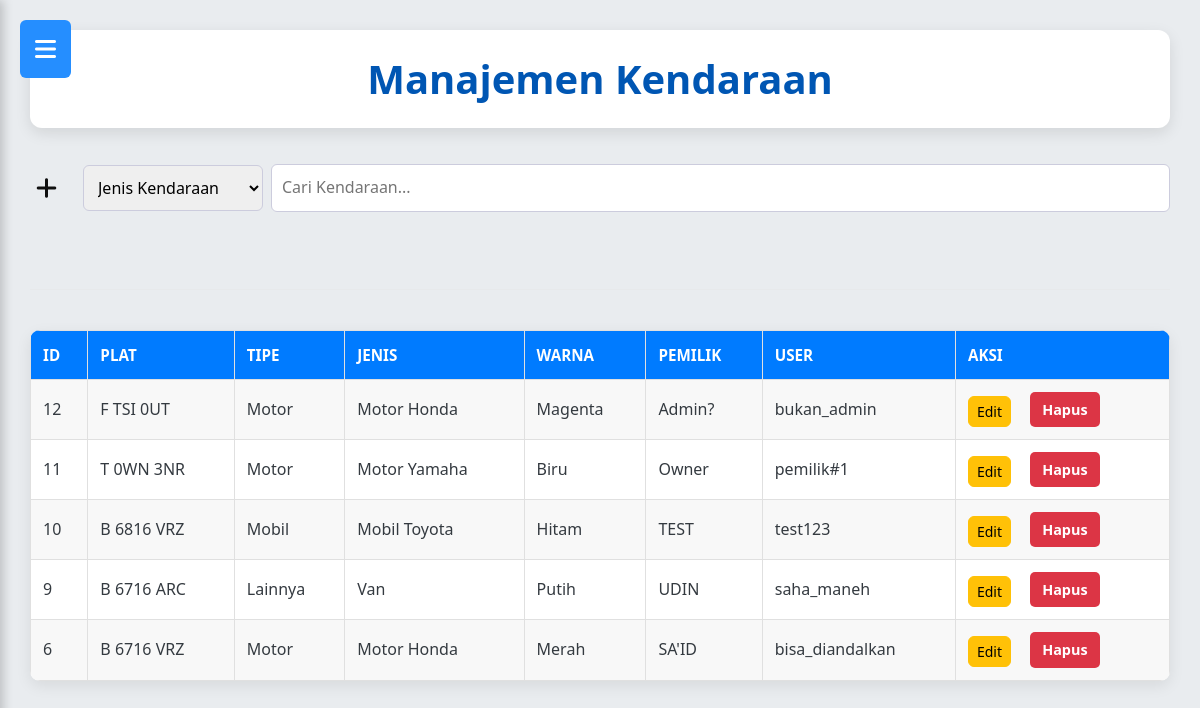
Page /daftar_kendaraan.php (signed in) on the earlier database version.
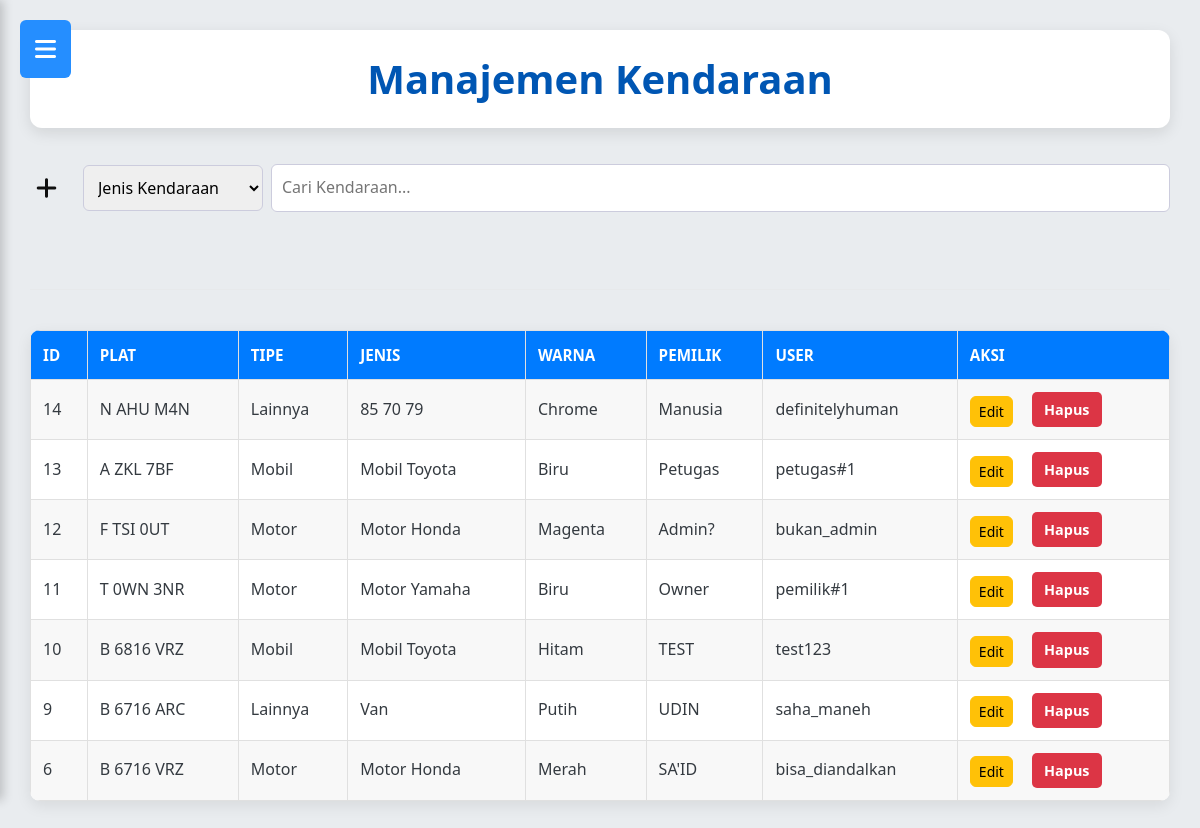
Same page on the later database version.
### tables this page shows
CREATE TABLE `tb_kendaraan` (
  `id_kendaraan` int(11) NOT NULL,
  `plat_nomor` varchar(15) NOT NULL,
  `tipe_kendaraan` enum('motor','mobil','lainnya') NOT NULL,
  `jenis_kendaraan` varchar(20) NOT NULL,
  `warna` varchar(20) NOT NULL,
  `pemilik` varchar(100) NOT NULL,
  `id_user` int(11) NOT NULL
);

CREATE TABLE `tb_user` (
  `id_user` int(11) NOT NULL,
  `nama_lengkap` varchar(50) NOT NULL,
  `username` varchar(50) NOT NULL,
  `password` varchar(100) NOT NULL,
  `role` enum('admin','petugas','owner') NOT NULL,
  `status_aktif` tinyint(1) NOT NULL
);

### daftar_kendaraan.php (the view, shortened to what this page needs)
<?php
include 'koneksi_parkir.php';
$data_kendaraan = $conn->query("
    SELECT k.*, u.username
    FROM tb_kendaraan k
    JOIN tb_user u ON k.id_user = u.id_user
    ORDER BY k.id_kendaraan DESC
");
?>
<!DOCTYPE html>
<html lang="id">
    <head>
        <link href="https://cdn.jsdelivr.net/npm/bootstrap@5.3.0/dist/css/bootstrap.min.css" rel="stylesheet">
        <link href="https://cdnjs.cloudflare.com/ajax/libs/font-awesome/6.4.2/css/all.min.css" rel="stylesheet">
        <link href="https://cdnjs.cloudflare.com/ajax/libs/font-awesome/6.4.0/css/all.min.css" rel="stylesheet">
        <link rel="stylesheet" href="https://cdnjs.cloudflare.com/ajax/libs/font-awesome/6.0.0-beta3/css/all.min.css">
        <link rel="stylesheet" href="desain_parkir.css">
    </head>
    <body>
    <main class="main-content">
        <header class="main-header"><h2>Manajemen Kendaraan</h2></header>
            <?php include 'sidebar_parkiran.php'; ?>
             <div class="toolbar-parkir">
                <button type="button" class="btn-icon" data-bs-toggle="modal" data-bs-target="#modalKendaraan">
                    <i class="fa-solid fa-plus"></i>
                </button>
                <div class="search-wrapper">
                    <select id="searchType">
                        <option value="jenis">Jenis Kendaraan</option>
                    </select>
                    <input type="text" id="searchBox" placeholder="Cari Kendaraan...">
                </div>
             </div>
            <br>
    <hr>
            <table>
                <tr>
                    <th>ID</th>
                    <th>Plat</th>
                    <th>Tipe</th>
                    <th>Jenis</th>
                    <th>Warna</th>
                    <th>Pemilik</th>
                    <th>User</th>
                    <th>Aksi</th>
                </tr>
                <?php while ($row = $data_kendaraan->fetch_assoc()): ?>
                    <tr>
                        <td><?= $row['id_kendaraan'] ?></td>
                        <td><?= $row['plat_nomor'] ?></td>
                        <td><?= ucfirst($row['tipe_kendaraan']) ?></td>
                        <td><?= $row['jenis_kendaraan'] ?></td>
                        <td><?= $row['warna'] ?></td>
                        <td><?= $row['pemilik'] ?></td>
                        <td><?= $row['username'] ?></td>
                        <td><button type="button"class="btn btn-sm btn-warning btnEdit"
                        data-id="<?= $row['id_kendaraan'] ?>"
                        data-plat="<?= $row['plat_nomor'] ?>"
                        data-tipe="<?= $row['tipe_kendaraan'] ?>"
                        data-jenis="<?= $row['jenis_kendaraan'] ?>"
                        data-warna="<?= $row['warna'] ?>"
                        data-pemilik="<?= $row['pemilik'] ?>"
                        data-user="<?= $row['id_user'] ?>">
                        Edit</button>
                        <a class="action-link delete-link" href="?action=delete&id=<?= $row['id_kendaraan'] ?>" onclick="return confirm('Hapus kendaraan?')">Hapus</a></td>
                    </tr>
                <?php endwhile; ?>
            </table>
    </main>
</body>
</html>

Differences in the rows shown:
added tb_kendaraan: id_kendaraan "14", plat_nomor "N AHU M4N", tipe_kendaraan "Lainnya", jenis_kendaraan "85 70 79", warna "Chrome", pemilik "Manusia", id_user.username "definitelyhuman"
added tb_kendaraan: id_kendaraan "13", plat_nomor "A ZKL 7BF", tipe_kendaraan "Mobil", jenis_kendaraan "Mobil Toyota", warna "Biru", pemilik "Petugas", id_user.username "petugas#1"
